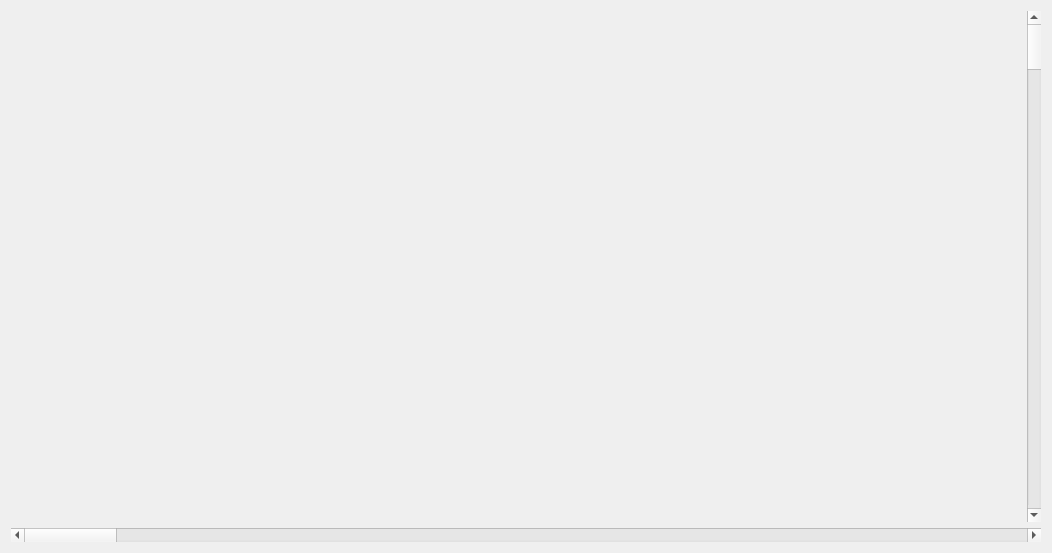
<?xml version="1.0" encoding="UTF-8"?>
<ui version="4.0">
 <class>Console</class>
 <widget class="QWidget" name="Console">
  <property name="geometry">
   <rect>
    <x>0</x>
    <y>0</y>
    <width>1052</width>
    <height>553</height>
   </rect>
  </property>
  <property name="windowTitle">
   <string>Console</string>
  </property>
  <layout class="QHBoxLayout" name="horizontalLayout">
   <item>
    <layout class="QVBoxLayout" name="verticalLayout">
     <item>
      <layout class="QHBoxLayout" name="horizontalLayout_2">
       <item>
        <widget class="ConsoleView" name="console_view" native="true"/>
       </item>
       <item>
        <widget class="QScrollBar" name="vertical">
         <property name="orientation">
          <enum>Qt::Vertical</enum>
         </property>
        </widget>
       </item>
      </layout>
     </item>
     <item>
      <widget class="QScrollBar" name="horizontal">
       <property name="orientation">
        <enum>Qt::Horizontal</enum>
       </property>
      </widget>
     </item>
    </layout>
   </item>
  </layout>
 </widget>
 <layoutdefault spacing="6" margin="11"/>
 <customwidgets>
  <customwidget>
   <class>ConsoleView</class>
   <extends>QWidget</extends>
   <header>consoleview.h</header>
   <container>1</container>
  </customwidget>
 </customwidgets>
 <resources/>
 <connections/>
</ui>
